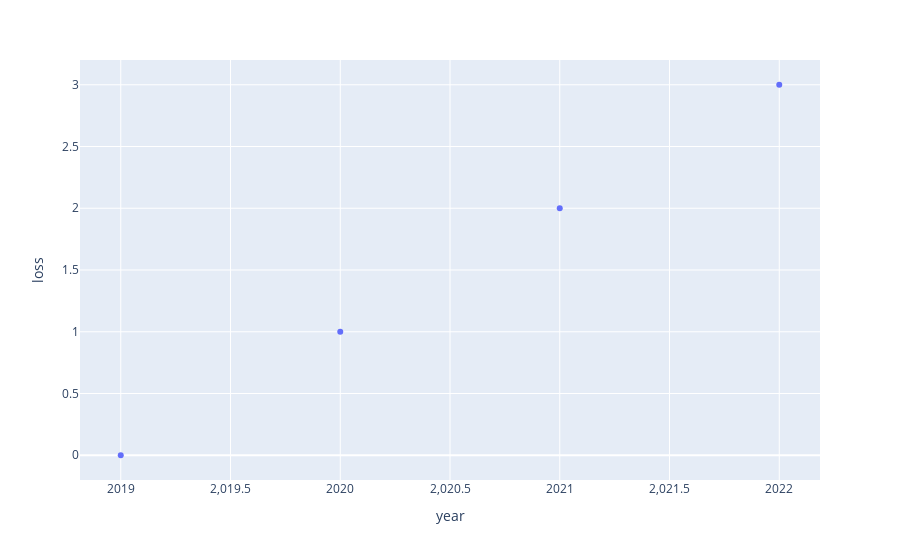

Notebook cell for this chart:
### Code cell
import plotly.express as px
import pandas as pd

# Create a dataset
data = {
   'year':[2019,2020,2021,2022],
   'loss':[0,1,2,3],
   'gain':[90,91,92,93],
   'profit':[100,90,95,97]
}
df = pd.DataFrame(data)

# generate the line plot
fig = px.scatter(df, x='year', y='loss')
fig.show()

### Figure 1 — Plotly figure (JSON) as saved in the notebook; plotly's stock layout.template omitted (floating-point values rounded to 4 significant figures)
{"data": [{"hovertemplate": "year=%{x}<br>loss=%{y}<extra></extra>", "legendgroup": "", "marker": {"color": "#636efa", "symbol": "circle"}, "mode": "markers", "name": "", "orientation": "v", "showlegend": false, "type": "scatter", "x": [2019, 2020, 2021, 2022], "xaxis": "x", "y": [0, 1, 2, 3], "yaxis": "y"}], "layout": {"legend": {"tracegroupgap": 0}, "margin": {"t": 60}, "xaxis": {"anchor": "y", "domain": [0, 1], "title": {"text": "year"}}, "yaxis": {"anchor": "x", "domain": [0, 1], "title": {"text": "loss"}}}}
